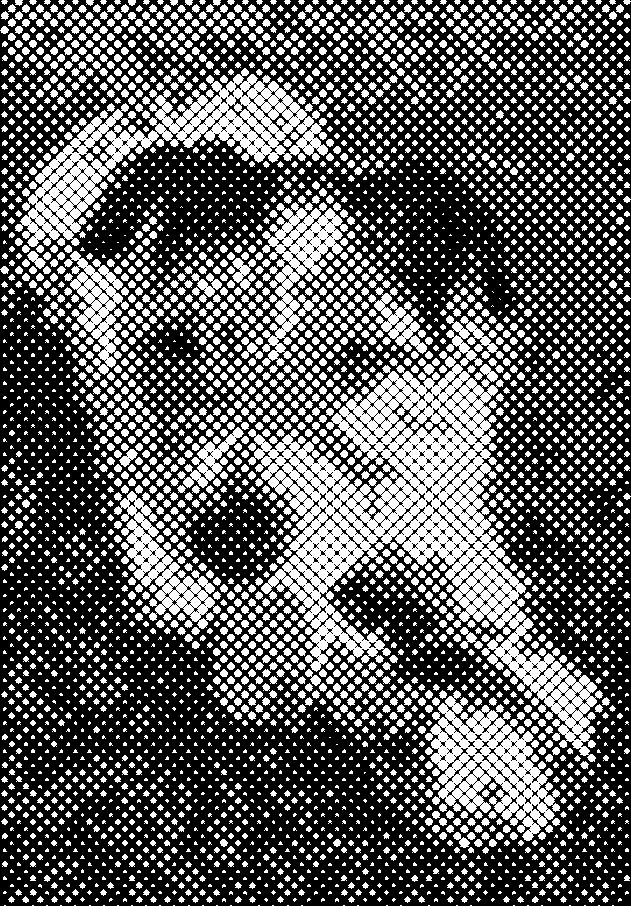
#> input picture examples/grayscale.jpg, 631 x 906 px
$ python halftone.py examples/grayscale.jpg
#> lines starting #> are read from the running program, lines starting #| are printed output that depends on the picture; after the words box and inside, x2 and y2 are one past the last pixel; in counts of white or black regions, pixels touching at a corner belong together
import os
import sys

from PIL import Image, ImageDraw, ImageOps, ImageStat

"""
Class: Halftone( path )
Usage:
    import halftone
    h = halftone.Halftone('/path/to/image.jpg')
    h.make()

The bulk of this is taken from this Stack Overflow answer by fraxel:
http://stackoverflow.com/a/10575940/250962
"""


class Halftone(object):
    def __init__(self, path):
        """
        path is the path to the image we want to halftone.
        """
        self.path = path

    def make(
        self,
        sample=10,
        scale=1,
        percentage=0,
        filename_addition="_halftoned",
        angles=[0, 15, 30, 45],
        style="color",
        antialias=False,
        output_format="default",
        output_quality=75,
        save_channels=False,
        save_channels_format="default",
        save_channels_style="color",
    ):
        """
        Leave filename_addition empty to save the image in place.
        Arguments:
            sample: Sample box size from original image, in pixels.
            scale: Max output dot diameter is sample * scale (which is also the
                number of possible dot sizes)
            percentage: How much of the gray component to remove from the CMY
                channels and put in the K channel.
            filename_addition: What to add to the filename (before the extension).
            angles: A list of angles that each screen channel should be rotated by.
                Should be 4 integers when style is 'color', at least 1 for 'grayscale'.
            style: 'color' or 'grayscale'.
            antialias: boolean.
            output_format: "default", "jpeg", "png".
            output_quality: Integer, default 75. Only used when saving jpeg images.
            save_channels: Boolean, whether to save the four separate channel images in
                addition to the main image.
            save_channels_format: "default", "jpeg", "png".
            save_channels_style: "color" or "grayscale".
        """
#> called with sample = 10, scale = 1, percentage = 0, filename_addition = '_halftoned', style = 'color', antialias = False, output_format = 'default', output_quality = 75

        self.check_arguments(
            angles=angles,
            antialias=antialias,
            output_format=output_format,
            output_quality=output_quality,
            percentage=percentage,
            sample=sample,
            save_channels=save_channels,
            save_channels_format=save_channels_format,
            save_channels_style=save_channels_style,
            scale=scale,
            style=style,
        )

        f, extension = os.path.splitext(self.path)

        if output_format == "jpeg":
            extension = ".jpg"
        elif output_format.startswith("png"):
            extension = ".png"
        # Else, keep the same as the input file.

        output_filename = "%s%s%s" % (f, str(filename_addition), extension)

        try:
            im = Image.open(self.path)
#> im is the input picture: PIL image 631x906 L; min 0, max 255, mean 93.4
        except IOError as e:
            raise Exception("Couldn't open source file '%s'" % (self.path)) from e

        if style == "grayscale":
            angles = angles[:1]
            gray_im = im.convert("L")
            channel_images = self.halftone(
                im, gray_im, sample, scale, angles, antialias
            )
            new = channel_images[0]

        else:
            cmyk = self.gcr(im, percentage)
            channel_images = self.halftone(im, cmyk, sample, scale, angles, antialias)

            if save_channels:

                self.save_channel_images(
                    channel_images,
                    channels_style=save_channels_style,
                    channels_format=save_channels_format,
                    output_filename=output_filename,
                    output_quality=output_quality,
                )

            new = Image.merge("CMYK", channel_images)

        if extension == ".jpg":
            new.save(output_filename, "JPEG", subsampling=0, quality=output_quality)
        elif extension == ".png":
            new.convert("RGB").save(output_filename, "PNG")

    def check_arguments(
        self,
        angles,
        antialias,
        output_format,
        output_quality,
        percentage,
        sample,
        save_channels,
        save_channels_format,
        save_channels_style,
        scale,
        style,
    ):
        "Checks all the arguments are valid. Raises TypeError or ValueError if not."

        if not isinstance(angles, list):
            raise TypeError(
                "The angles argument must be a list of 4 integers, not '%s'." % angles
            )

        if style == "grayscale":
            if len(angles) < 1:
                raise ValueError(
                    "The angles argument must be a list of at least 1 integer when "
                    "style is 'grayscale', but it has %s."
                    % len(angles)
                )
        else:
            if len(angles) != 4:
                raise ValueError(
                    "The angles argument must be a list of 4 integers when "
                    "style is 'color', but it has %s."
                    % len(angles)
                )

        for a in angles:
            if not isinstance(a, int):
                raise ValueError(
                    "All elements of the angles list must be integers, "
                    "but it is %s." % angles
                )

        if not isinstance(antialias, bool):
            raise TypeError(
                "The antialias argument must be a boolean, not '%s'." % antialias
            )

        if output_format not in ["default", "jpeg", "png"]:
            raise ValueError(
                "The output_format argument must be one of 'default', "
                "'jpeg' or 'png', not '%s'." % save_channels_format
            )

        if not isinstance(output_quality, int):
            raise TypeError(
                "The output_quality argument must be an integer, not '%s'."
                % output_quality
            )
        if output_quality < 0 or output_quality > 100:
            raise ValueError(
                "The output_quality argument must be between 0 and 100, but it is %s."
                % output_quality
            )

        if not isinstance(percentage, (float, int)):
            raise TypeError(
                "The percentage argument must be an integer or float, not '%s'."
                % percentage
            )

        if not isinstance(sample, int):
            raise TypeError(
                "The sample argument must be an integer, not '%s'." % sample
            )

        if not isinstance(save_channels, bool):
            raise TypeError(
                "The save_channels argument must be a boolean, not '%s'."
                % save_channels
            )

        if save_channels_format not in ["default", "jpeg", "png"]:
            raise ValueError(
                "The save_channels_format argument must be one of 'default', "
                "'jpeg' or 'png', not '%s'." % save_channels_format
            )
        if save_channels_style not in ["color", "grayscale"]:
            raise ValueError(
                "The save_channels_style argument must be one of "
                "'color' or 'grayscale', not '%s'." % save_channels_style
            )

        if not isinstance(scale, int):
            raise TypeError("The scale argument must be an integer, not '%s'." % scale)

        if style not in ["color", "grayscale"]:
            raise ValueError(
                "The style argument must be either 'color' or 'grayscale'."
            )

        return True

    def gcr(self, im, percentage):
        """
        Basic "Gray Component Replacement" function. Returns a CMYK image with
        percentage gray component removed from the CMY channels and put in the
        K channel, ie. for percentage=100, (41, 100, 255, 0) >> (0, 59, 214, 41)
        """
#> called with percentage = 0
        cmyk_im = im.convert("CMYK")
        if not percentage:
            return cmyk_im
        cmyk_im = cmyk_im.split()
        cmyk = []
        for i in range(4):
            cmyk.append(cmyk_im[i].load())
        for x in range(im.size[0]):
            for y in range(im.size[1]):
                gray = int(
                    min(cmyk[0][x, y], cmyk[1][x, y], cmyk[2][x, y]) * percentage / 100
                )
                for i in range(3):
                    cmyk[i][x, y] = cmyk[i][x, y] - gray
                cmyk[3][x, y] = gray
        return Image.merge("CMYK", cmyk_im)

    def halftone(self, im, cmyk, sample, scale, angles, antialias):
        """
        Returns list of half-tone images for cmyk image. sample (pixels),
        determines the sample box size from the original image. The maximum
        output dot diameter is given by sample * scale (which is also the number
        of possible dot sizes). So sample=1 will presevere the original image
        resolution, but scale must be >1 to allow variation in dot size.
        """
#> called with sample = 10, scale = 1, antialias = False

        # If we're antialiasing, we'll multiply the size of the image by this
        # scale while drawing, and then scale it back down again afterwards.
        # Because drawing isn't aliased, so drawing big and scaling back down
        # is the only way to get antialiasing from PIL/Pillow.
        antialias_scale = 4

        if antialias is True:
            scale = scale * antialias_scale

        cmyk = cmyk.split()
        dots = []

        for channel, angle in zip(cmyk, angles):
            channel = channel.rotate(angle, expand=1)
            size = channel.size[0] * scale, channel.size[1] * scale
            half_tone = Image.new("L", size)
            draw = ImageDraw.Draw(half_tone)

            # Cycle through one sample point at a time, drawing a circle for
            # each one:
            for x in range(0, channel.size[0], sample):
                for y in range(0, channel.size[1], sample):

                    # Area we sample to get the level:
                    box = channel.crop((x, y, x + sample, y + sample))

                    # The average level for that box (0-255):
                    mean = ImageStat.Stat(box).mean[0]

                    # The diameter of the circle to draw based on the mean (0-1):
                    diameter = (mean / 255) ** 0.5

                    # Size of the box we'll draw the circle in:
                    box_size = sample * scale

                    # Diameter of circle we'll draw:
                    # If sample=10 and scale=1 then this is (0-10)
                    draw_diameter = diameter * box_size

                    # Position of top-left of box we'll draw the circle in:
                    # x_pos, y_pos = (x * scale), (y * scale)
                    box_x, box_y = (x * scale), (y * scale)

                    # Positioned of top-left and bottom-right of circle:
                    # A maximum-sized circle will have its edges at the edges
                    # of the draw box.
                    x1 = box_x + ((box_size - draw_diameter) / 2)
                    y1 = box_y + ((box_size - draw_diameter) / 2)
                    x2 = x1 + draw_diameter
                    y2 = y1 + draw_diameter

                    draw.ellipse([(x1, y1), (x2, y2)], fill=255)

            half_tone = half_tone.rotate(-angle, expand=1)
            width_half, height_half = half_tone.size

            # Top-left and bottom-right of the image to crop to:
            xx1 = (width_half - im.size[0] * scale) / 2
            yy1 = (height_half - im.size[1] * scale) / 2
            xx2 = xx1 + im.size[0] * scale
            yy2 = yy1 + im.size[1] * scale

            half_tone = half_tone.crop((xx1, yy1, xx2, yy2))

            if antialias is True:
                # Scale it back down to antialias the image.
                w = int((xx2 - xx1) / antialias_scale)
                h = int((yy2 - yy1) / antialias_scale)
                half_tone = half_tone.resize((w, h), resample=Image.LANCZOS)

            dots.append(half_tone)
#> this loop made 4 passes
#> (angle, size, width_half, height_half, xx1, yy1, xx2, yy2) on passes 2 to 4: (15, (845, 1040), 1087, 1224, 228, 159, 859, 1065), (30, (1001, 1102), 1419, 1456, 394, 275, 1025, 1181), (45, (1087, 1088), 1539, 1538, 454, 316, 1085, 1222)
#> (angle, width_half, height_half, xx1, yy1, xx2, yy2) on pass 1: (0, 631, 906, 0, 0, 631, 906)
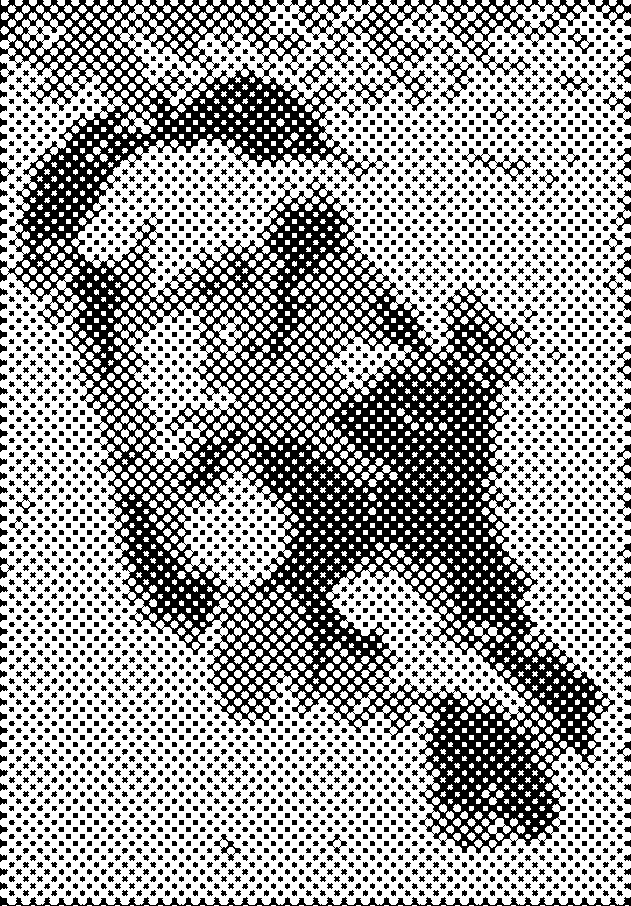
#> half_tone: PIL image 631x906 L; 61.8% white; 2727 black regions, largest, box (x1, y1, x2, y2) and area: (0, 0, 631, 854) 145750, (0, 896, 631, 906) 2257, (462, 148, 531, 182) 521
#> after the loop, dots = 4 items
        return dots

    # [46 lines left out: function save_channel_images, not called in this run]


if __name__ == "__main__":

    path = sys.argv[1]

    h = Halftone(path)
    h.make()
